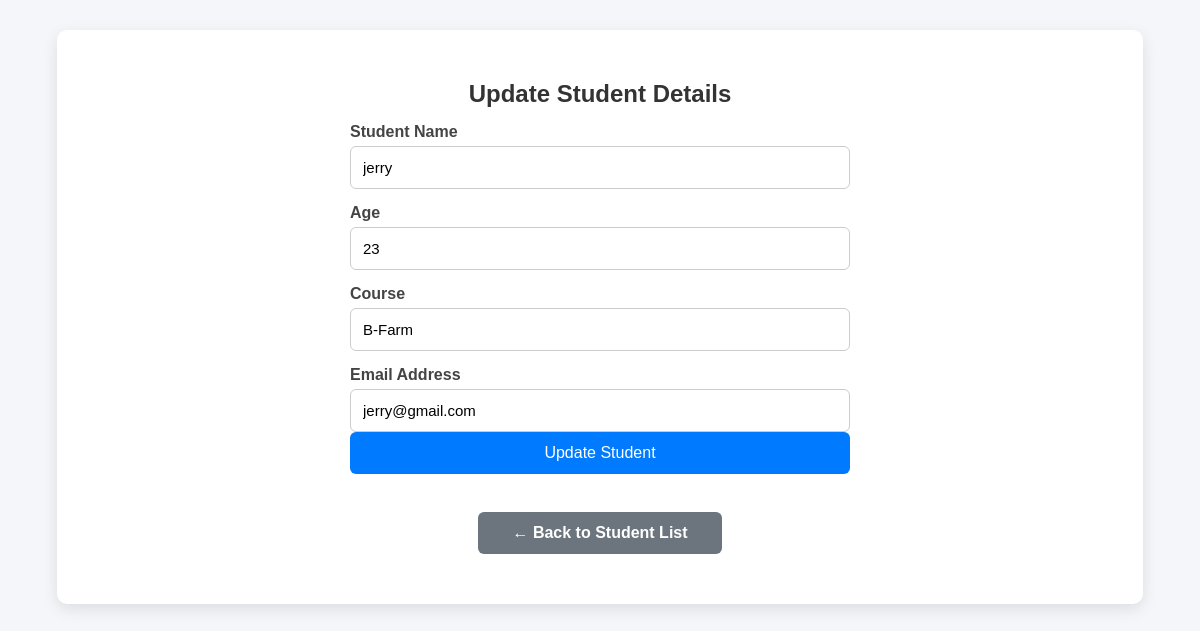
/Week-03/Task11-12_Student-Management-System/edit.php?id=12, run on the app's committed database.
### tables this page shows
CREATE TABLE `students` (
  `id` int(11) NOT NULL AUTO_INCREMENT,
  `name` varchar(100) DEFAULT NULL,
  `age` int(11) DEFAULT NULL,
  `email` varchar(100) DEFAULT NULL,
  `course` varchar(100) DEFAULT NULL,
  PRIMARY KEY (`id`)
);

### Week-03/Task11-12_Student-Management-System/edit.php (the view, shortened to what this page needs)
<?php
include "db.php";
$id = $_GET["id"];
$sql = "SELECT * FROM students WHERE id = $id";
$result = mysqli_query($conn, $sql);
$row = mysqli_fetch_assoc($result);
?>
<!DOCTYPE html>
<html lang="en">
<head>
    <link rel="stylesheet" href="style.css">
</head>
<body>
<div class="container">
    <h2>Update Student Details</h2>
    <form action="update.php" method="POST">
        <label>Student Name</label>
        <input
        type="text"
        name="name"
        value="<?php echo $row['name']; ?>"
        required>
        <label>Age</label>
        <input
        type="number"
        name="age"
        value="<?php echo $row['age']; ?>"
        required>
        <label>Course</label>
        <input
        type="text"
        name="course"
        value="<?php echo $row['course']; ?>"
        required>
        <label>Email Address</label>
        <input
        type="email"
        name="email"
        value="<?php echo $row['email']; ?>"
        required>
        <button type="submit">
            Update Student
        </button>
    </form>
    <br>
    <a href="display.php" class="back-btn">
        ← Back to Student List
    </a>
</div>
</body>
</html>

### Week-03/Task11-12_Student-Management-System/style.css (style rules this page uses)
body { margin: 0; padding: 30px; background: #f4f6f9; font-family: Arial, Helvetica, sans-serif; }
.container { width: 90%; max-width: 1200px; margin: auto; background: white; padding: 30px; border-radius: 10px; box-shadow: 0 5px 15px rgba(0, 0, 0, .1); }
h2 { text-align: center; color: #333; margin-bottom: 10px; }
.container form { max-width: 500px; margin: auto; }
.container label { display: block; margin-top: 15px; margin-bottom: 5px; font-weight: bold; color: #444; }
.container input { width: 100%; padding: 12px; border: 1px solid #ccc; border-radius: 6px; font-size: 15px; box-sizing: border-box; }
.container button { width: 100%; padding: 12px; background: #007bff; color: white; border: none; border-radius: 6px; font-size: 16px; cursor: pointer; transition: .3s; }
.back-btn { display: block; width: 220px; margin: 20px auto; text-align: center; padding: 12px; background: #6c757d; color: white; text-decoration: none; border-radius: 6px; font-weight: bold; transition: .3s; }
input::placeholder { color: #999; font-size: 14px; }

### data on the page
students: name "jerry", age "23", course "B-Farm", email "jerry@gmail.com"
